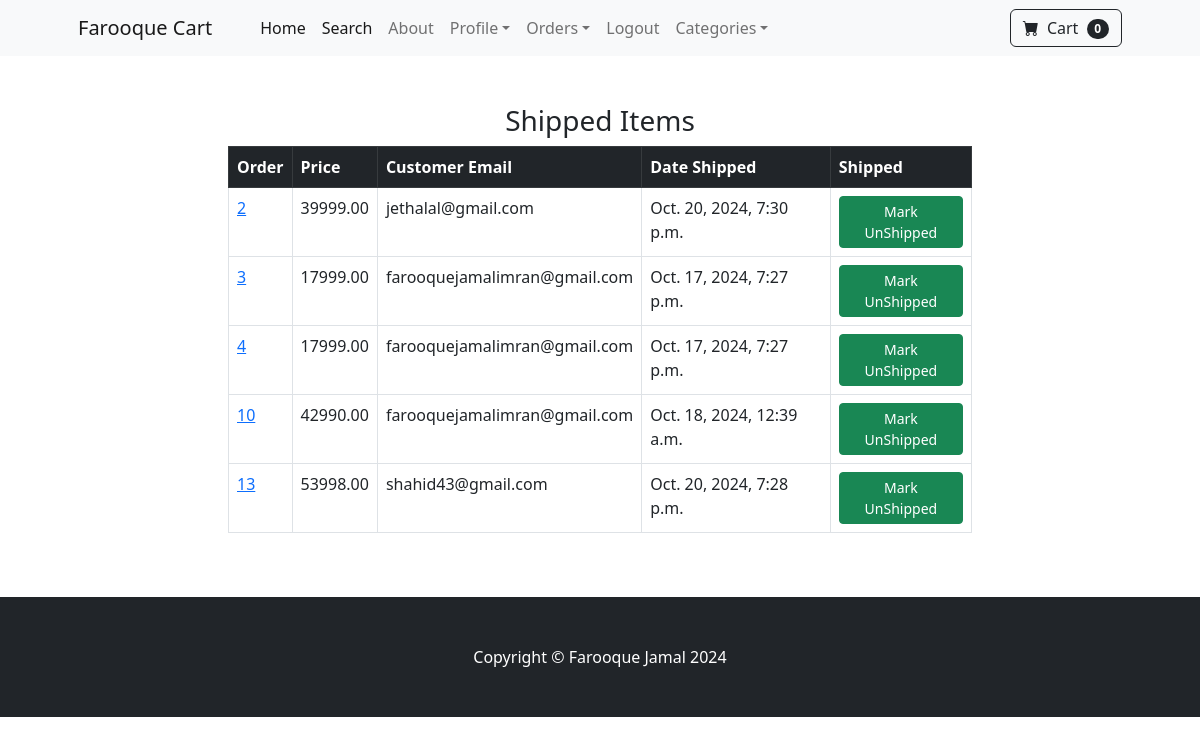
The page /payment/shipped_dash (signed in) on the database its author committed.
### payment/models.py (models this page shows, shortened)
class Order(models.Model):
    user = models.ForeignKey(User,on_delete=models.CASCADE,null=True,blank=True)
    full_name = models.CharField(max_length=250)
    email = models.EmailField(max_length=250)
    shipping_address = models.TextField(max_length=1500)
    amount_paid = models.DecimalField(max_digits=10,decimal_places=2)
    date_ordered = models.DateTimeField(auto_now_add=True)
    shipped = models.BooleanField(default=False)
    date_shipped = models.DateTimeField(blank=True,null=True)

### payment/views.py (the view, shortened to what this page needs)
# urls.py: path('shipped_dash',views.shipped_dash,name="shipped_dash"),
def shipped_dash(request):
    if request.user.is_authenticated and request.user.is_superuser:
        orders = Order.objects.filter(shipped=True)
        return render(request,"payment/shipped_dash.html",{"orders":orders})
    else:
        messages.success(request,"Access Denied!")
        return redirect('home')

### cart/cart.py (called while the page is built)
    def __len__(self):
        return len(self.cart)

### cart/context_processors.py (called while the page is built)
def cart(request):
    return {'cart':Cart(request)}

### payment/templates/payment/shipped_dash.html (shortened to what this page needs)
{% extends "base.html" %} {% block content %}
<div class="container">
  <div class="row">
    <center>
      <div class="col-8">
        <br><br>
        <h3>Shipped Items</h3>
        <table class="table table-stripted table-hover table-bordered">
            <thead class="table-dark">
                <tr>
                    <th scope="col">Order</th>
                    <th scope="col">Price</th>
                    <th scope="col">Customer Email</th>
                    <th scope="col">Date Shipped</th>
                    <th scope="col">Shipped</th>
                </tr>
            </thead>
            <tbody>
                {% for item in orders %}
                <tr>
                    <td><a href={% url "orders" item.id %}>{{ item.id }}</a></td>
                    <td>{{ item.amount_paid }}</td>
                    <td>{{item.email}}</td>
                    <td>{{item.date_shipped}}</td>
                    <td>
                        <form method="POST">
                            <button type="submit" class="btn btn-success btn-sm">Mark UnShipped</button>
                        </form>
                    </td>
                </tr>
            </tbody>
            {% endfor %}
        </table>
        <br><br>
      </div>
    </center>
  </div>
</div>
{% endblock %}

### rows shown on the page
Order: id "2", amount_paid "39999.00", email "jethalal@gmail.com", date_shipped "Oct. 20, 2024, 7:30 p.m."
Order: id "3", amount_paid "17999.00", email "farooquejamalimran@gmail.com", date_shipped "Oct. 17, 2024, 7:27 p.m."
Order: id "4", amount_paid "17999.00", email "farooquejamalimran@gmail.com", date_shipped "Oct. 17, 2024, 7:27 p.m."
Order: id "10", amount_paid "42990.00", email "farooquejamalimran@gmail.com", date_shipped "Oct. 18, 2024, 12:39 a.m."
Order: id "13", amount_paid "53998.00", email "shahid43@gmail.com", date_shipped "Oct. 20, 2024, 7:28 p.m."

### other values the page prints
{{ cart|length }} "0"
